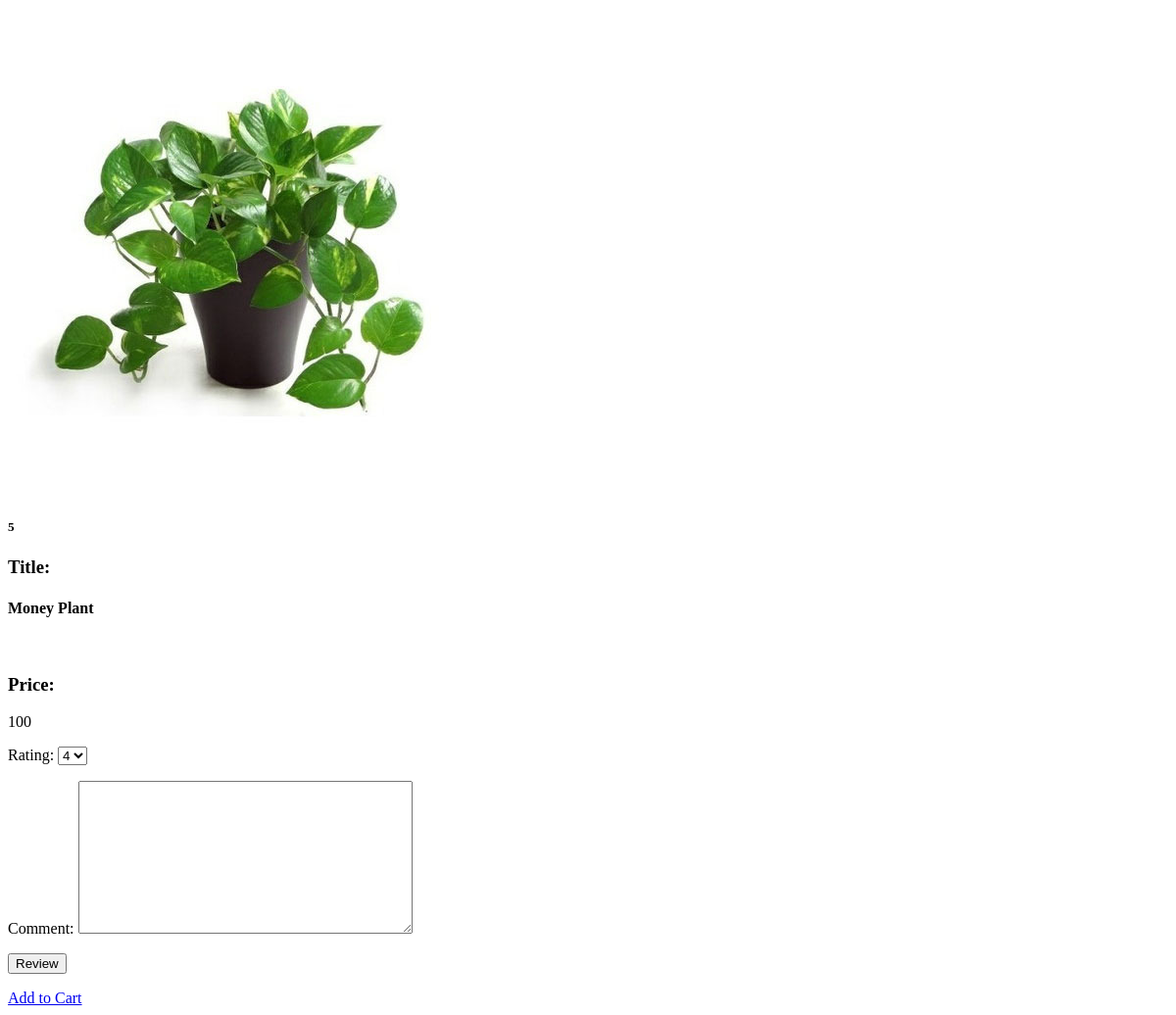
The page /Product/5 on the database as committed earlier.
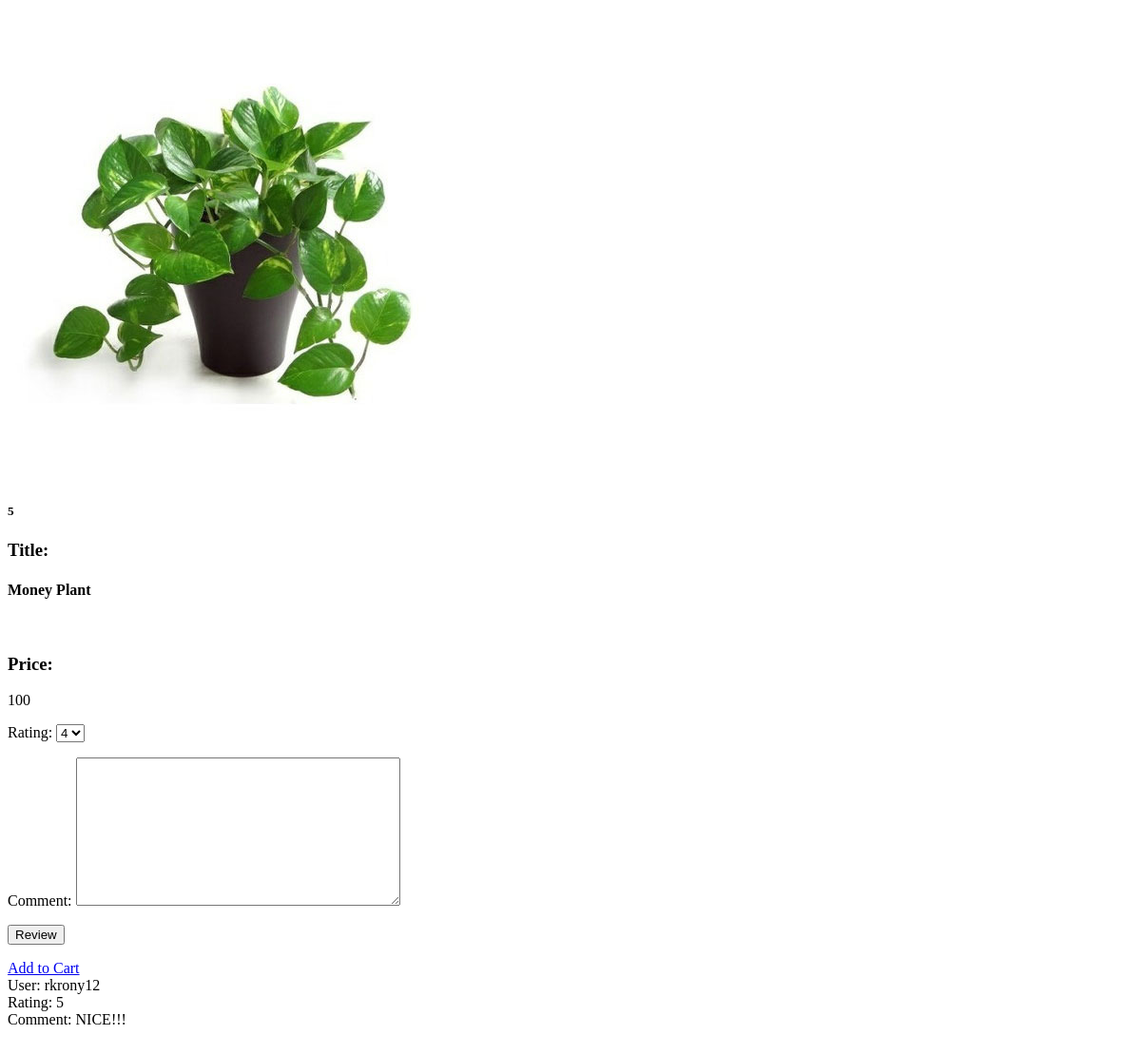
The same page on the database as committed later.
### Product/models.py (models this page shows, shortened)
class Review(models.Model):
    RATING_OPTIONS = (
        ('1', '1'),
        ('2', '2'),
        ('3', '3'),
        ('4', '4'),
        ('5', '5')
    )
    rating = models.CharField(max_length=10, choices = RATING_OPTIONS, default='4')
    comment = models.TextField(blank=True, null=True)
    user = models.ForeignKey(User, on_delete=models.CASCADE, null=True, blank=True)

### Product/views.py (the view, shortened to what this page needs)
# urls.py: path('Product/<int:product_id>', product_views.showDetails, name='detail_view'),
def showDetails(request, product_id):
    searched_product = get_object_or_404(Product, id=product_id)
    form = ReviewForm()
    context = {
        'search': searched_product,
        'form': form
    }
    return render(request, 'Product/show_product_details.html', context)

### Product/forms.py
class ReviewForm(forms.ModelForm):
    class Meta:
        model = Review
        fields = ('rating', 'comment')

### templates/Product/show_product_details.html (shortened to what this page needs)
{% block content  %}
        <div class="card bg-light mb-2`" >
          <div class="row no-gutters">
            <div class="col-md-4">
              <img src="{{ search.picture.url }}" class="card-img" alt="...">
            </div>
            <div class="col-md-8">
              <div class="card-body">
                <h5 class="card-title">{{ search.id }}</h5>
                <p class="card-text">
                  <h3> Title: </h3><h4> {{ search.product_name }}</h4> <br>
                   <h3>Price: </h3> {{ search.price }} <br>
                  <form method="POST">
                            {{ form.as_p }}
                            <button type="submit">Review</button>
                    </form>
                  </p>
                  <a href="{% url 'update-cart' search.id %}" >Add to Cart</a>
              </div>
            </div>
          </div>
        </div>
   <div class="container">
        {% for review in search.reviews.all %}
            User: {{ review.user.username }}<br>
            Rating: {{ review.rating }} <br>
            Comment: {{ review.comment }} <br><br><br>
        {% endfor %}
    </div>
{% endblock content %}

Rows that differ between the two databases and show on the page:
added Review: user.username "rkrony12", rating "5", comment "NICE!!!"
